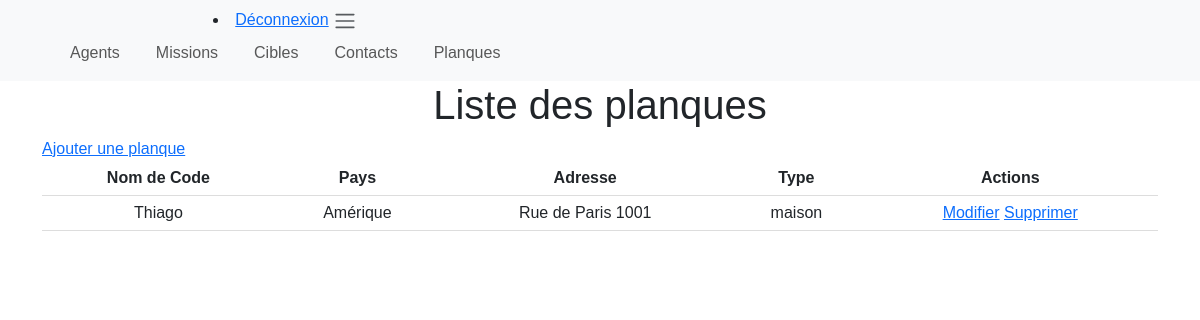
The app's page /planques.php with its own data.
### tables this page shows
CREATE TABLE `kgb_planques` (
  `id` int(11) NOT NULL,
  `nom_de_code` varchar(10) NOT NULL,
  `pays` varchar(10) NOT NULL,
  `adresse` varchar(20) NOT NULL,
  `type` varchar(10) NOT NULL
);

### planques.php (the view, shortened to what this page needs)
<?php
require_once 'back/config.php';
require_once './back/gestion.php';
try {
    $conn = new PDO("mysql:host=$servername;dbname=$dbname", $username, $password);
    $conn->setAttribute(PDO::ATTR_ERRMODE, PDO::ERRMODE_EXCEPTION);
    $query = "SELECT * FROM kgb_planques";
    $stmt = $conn->prepare($query);
    $stmt->execute();
    $planques = $stmt->fetchAll(PDO::FETCH_ASSOC);
} catch(PDOException $e) {
    echo "Erreur de connexion : " . $e->getMessage();
}
?>
<!doctype html>
<html lang="fr">
<head>
    <link href="https://cdn.jsdelivr.net/npm/bootstrap@5.3.0-alpha1/dist/css/bootstrap.min.css" rel="stylesheet">
    <link href="style1.css" rel="stylesheet">
</head>
<body>
    <div class="container">
        <h1>Liste des planques</h1>
        <a href="ajouter_planque.php">Ajouter une planque</a>
        <table class="table">
            <thead>
                <tr>
                    <th>Nom de Code</th>
                    <th>Pays</th>
                    <th>Adresse</th>
                    <th>Type</th>
                    <th>Actions</th>
                </tr>
            </thead>
            <tbody>
                <?php foreach ($planques as $planque): ?>
                <tr>
                    <td><?php echo htmlspecialchars($planque['nom_de_code']); ?></td>
                    <td><?php echo htmlspecialchars($planque['pays']); ?></td>
                    <td><?php echo htmlspecialchars($planque['adresse']); ?></td>
                    <td><?php echo htmlspecialchars($planque['type']); ?></td>
                    <td>
                        <a href="modifier_planque.php?id=<?php echo $planque['id']; ?>">Modifier</a>
                        <a href="planques.php?action=supprimer&id=<?php echo $planque['id']; ?>">Supprimer</a>
                    </td>
                </tr>
                <?php endforeach; ?>
            </tbody>
        </table>
    </div>
</body>
</html>

### style1.css (style rules this page uses)
th, td { padding: 15px; text-align: center; border-bottom: 1px solid #ddd; }
body { font-family: Arial, sans-serif; background-color:blanc; margin: 0; padding: 0; }
h1 { text-align: center; }
table { margin: 0 auto; width: 100%; }

### records on screen
kgb_planques: nom_de_code "Thiago", pays "Amérique", adresse "Rue de Paris 1001", type "maison"
